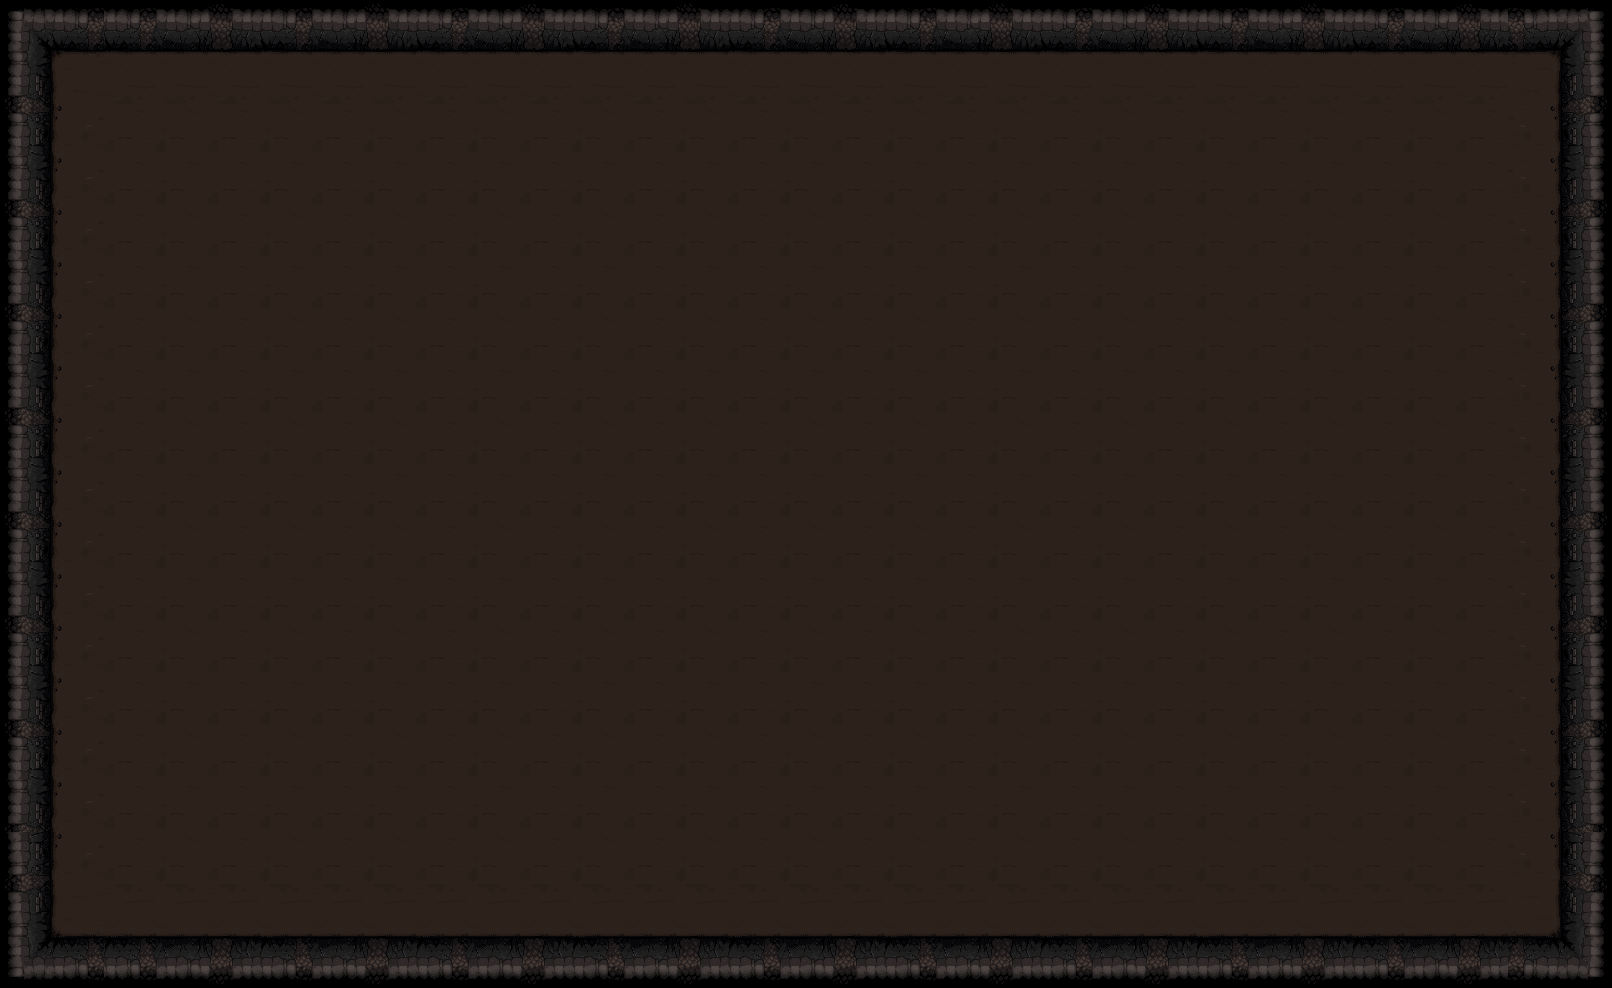

The image is a tile-based game level rendered from a .tmx file. Its description and complete source (layers, tilesets, objects, tile grids) follow:
An orthogonal 31x19 tile map with 52x52 px tiles, 1 tile layer (Tile Layer 1).

<map version="1.5" tiledversion="1.7.2" orientation="orthogonal" renderorder="right-down" width="31" height="19" tilewidth="52" tileheight="52" infinite="0" nextlayerid="2" nextobjectid="1">
 <tileset firstgid="1" source="default.tsx" />
 <layer id="1" name="Tile Layer 1" width="31" height="19">
  <data encoding="csv">
1,2,110,111,112,110,111,112,110,111,112,110,111,112,110,111,112,110,111,112,110,111,112,110,111,112,110,111,112,2147483866,2147483865,
37,146,147,147,147,147,147,147,147,147,147,147,147,147,147,147,147,147,147,147,147,147,147,147,147,147,147,147,147,2147483902,2147483901,
73,182,159,159,159,159,159,159,159,159,159,159,159,159,159,159,159,159,159,159,159,159,159,159,159,159,159,159,159,2147483830,2147483937,
145,182,159,159,159,159,159,159,159,159,159,159,159,159,159,159,159,159,159,159,159,159,159,159,159,159,159,159,159,2147483830,2147483793,
181,182,159,159,159,159,159,159,159,159,159,159,159,159,159,159,159,159,159,159,159,159,159,159,159,159,159,159,159,2147483830,2147483829,
145,182,159,159,159,159,159,159,159,159,159,159,159,159,159,159,159,159,159,159,159,159,159,159,159,159,159,159,159,2147483830,2147483793,
181,182,159,159,159,159,159,159,159,159,159,159,159,159,159,159,159,159,159,159,159,159,159,159,159,159,159,159,159,2147483830,2147483829,
145,182,159,159,159,159,159,159,159,159,159,159,159,159,159,159,159,159,159,159,159,159,159,159,159,159,159,159,159,2147483830,2147483793,
181,182,159,159,159,159,159,159,159,159,159,159,159,159,159,159,159,159,159,159,159,159,159,159,159,159,159,159,159,2147483830,2147483829,
145,182,159,159,159,159,159,159,159,159,159,159,159,159,159,159,159,159,159,159,159,159,159,159,159,159,159,159,159,2147483830,2147483793,
181,182,159,159,159,159,159,159,159,159,159,159,159,159,159,159,159,159,159,159,159,159,159,159,159,159,159,159,159,2147483830,2147483829,
145,182,159,159,159,159,159,159,159,159,159,159,159,159,159,159,159,159,159,159,159,159,159,159,159,159,159,159,159,2147483830,2147483793,
181,182,159,159,159,159,159,159,159,159,159,159,159,159,159,159,159,159,159,159,159,159,159,159,159,159,159,159,159,2147483830,2147483829,
145,182,159,159,159,159,159,159,159,159,159,159,159,159,159,159,159,159,159,159,159,159,159,159,159,159,159,159,159,2147483830,2147483793,
181,182,159,159,159,159,159,159,159,159,159,159,159,159,159,159,159,159,159,159,159,159,159,159,159,159,159,159,159,2147483830,2147483829,
145,182,159,159,159,159,159,159,159,159,159,159,159,159,159,159,159,159,159,159,159,159,159,159,159,159,159,159,159,2147483830,2147483793,
1073742005,182,159,159,159,159,159,159,159,159,159,159,159,159,159,159,159,159,159,159,159,159,159,159,159,159,159,159,159,2147483830,3221225761,
1073741969,1073741970,1073741971,1073741971,1073741971,1073741971,1073741971,1073741971,1073741971,1073741971,1073741971,1073741971,1073741971,1073741971,1073741971,1073741971,1073741971,1073741971,1073741971,1073741971,1073741971,1073741971,1073741971,1073741971,1073741971,1073741971,1073741971,1073741971,1073741971,3221225726,3221225725,
1073741933,1073741934,1073741934,1073741935,1073741936,1073741934,1073741935,1073741936,1073741934,1073741935,1073741936,1073741934,1073741935,1073741936,1073741934,1073741935,1073741936,1073741934,1073741935,1073741936,1073741934,1073741935,1073741936,1073741934,1073741935,1073741936,1073741934,1073741935,1073741936,3221225690,3221225689
</data>
 </layer>
</map>
